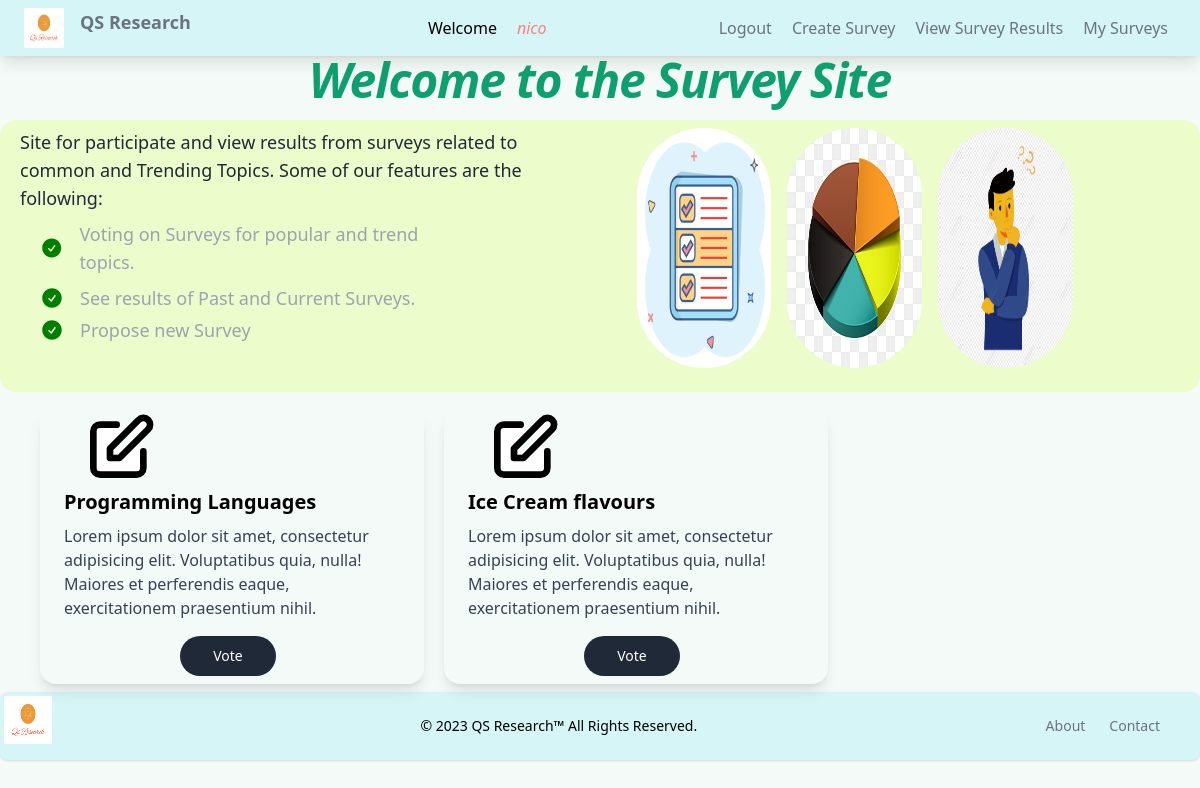
The app's page / (signed in), older data.
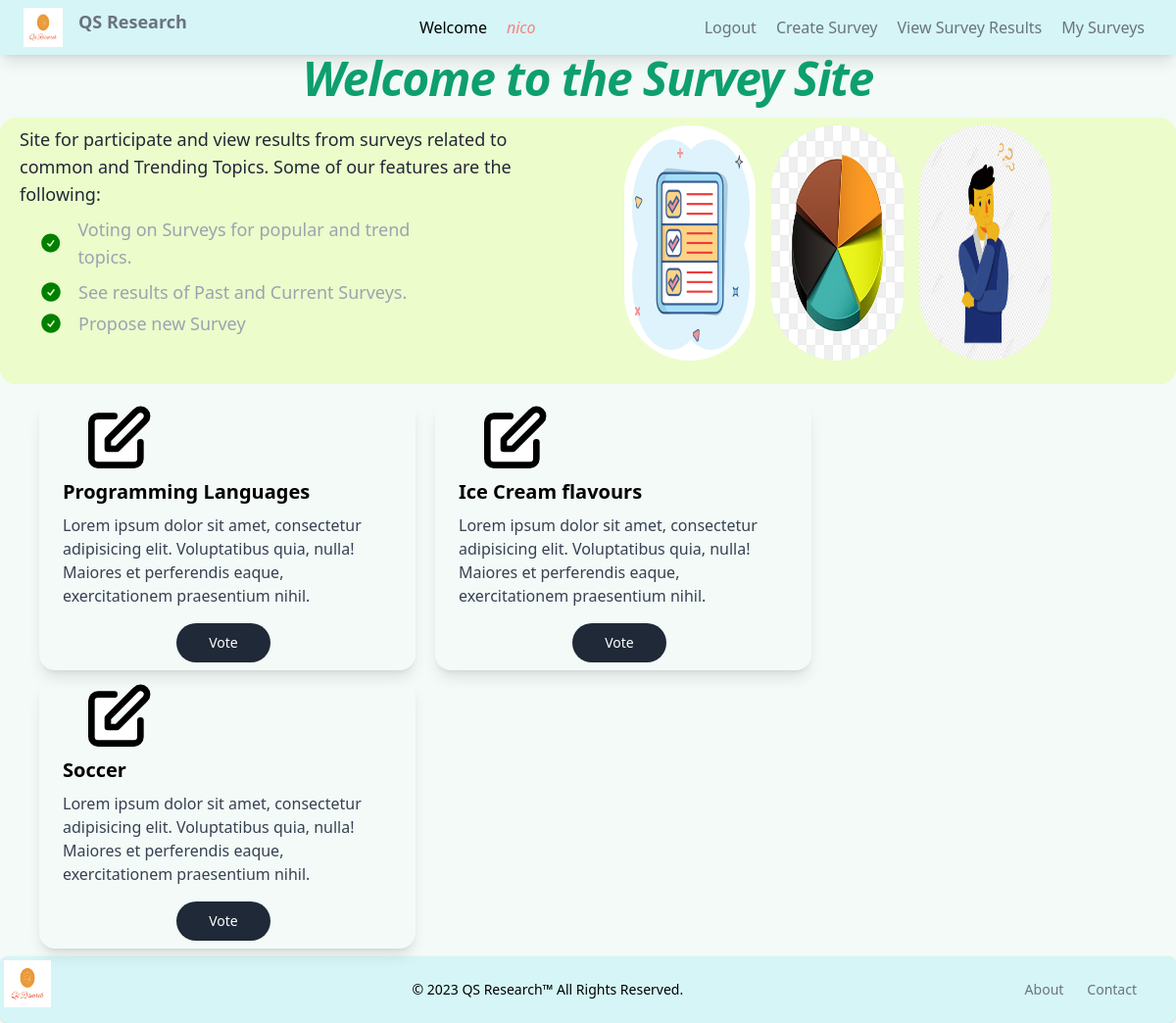
The same page, newer data.
### surveyapp/models.py (models this page shows, shortened)
class Survey(models.Model):
    STATUSES = [
        ('Pending', 'Pending'),
        ('Running', 'Running'),
        ('Finished', 'Finished')
    ]
    id = models.IntegerField(primary_key=True)
    date = models.DateField()
    topic = models.CharField(max_length=50, default='hola')
    question = models.CharField(max_length=200)
    creator = models.CharField(max_length=100)
    submissions = models.IntegerField(default=0)
    status = models.CharField(max_length=15, choices=STATUSES, default='Pending')

### surveyapp/views.py (the view)
# urls.py: path('', views.SurveyHome, name='home'),
@login_required
def SurveyHome(request):
    model = Survey
    surveys = Survey.objects.all().values()
    return render(request, 'surveys/home.html', {'surveys':surveys})

### surveyapp/templates/surveys/home.html (shortened to what this page needs)
{% extends 'surveys/base.html' %}
{% load static %}
{% load tailwind_tags %}
{% block content %}
<nav class="bg-teal-100 shadow-lg">
  <div class="max-w-6xl mx-auto">
    <div class="">
      <div class="max-w-screen-xl flex flex-wrap items-center justify-between">
         <div class="flex flex-wrap text-left">
            <img src="{% static 'media/qs-research-logo.png' %}" alt="Logo" class="h-10 w-10 mr-4" />
            <span class="font-semibold text-gray-500 text-lg"
              >QS Research</span
            >
        </div>
        <div class="hidden justify-start flex md:flex items-center space-x-1">
          {% if user.is_authenticated %}
          <div class="flex text-black-400 items-center lg:mr-20 sm:mr-0 lm:mr-0">
          Welcome
          <div class="text-red-400 items-center font-medium italic ml-5 lg:mr-20 sm:mr-0 lm:mr-0">
          {{ user.get_username }}
          </div>
          </div>
     <a href="{% url 'logout' %}?next={{ request.path }}"
     class="py-4 px-2 text-gray-500 hover:text-green-500 transition duration-300">Logout</a>
   {% else %}
     <a href="{% url 'login' %}?next={{ request.path }}"
     class="py-4 px-2 text-gray-500 hover:text-green-500 transition duration-300">Login</a>
   {% endif %}
          <a
            href="{% url 'newsurvey' %}"
            class="py-4 px-2 text-gray-500 hover:text-green-500 transition duration-300"
            >Create Survey</a
          >
          <a
            href="{% url 'submissions' %}"
            class="py-4 px-2 text-gray-500 hover:text-green-500 transition duration-300"
            >View Survey Results</a
          >
          <a
            href="{% url 'myvotes' username=user.username  %}"
            class="py-4 px-2 text-gray-500 hover:text-green-500 transition duration-300"
            >My Surveys</a
          >
        </div>
      </div>
</div>
</div>
</nav>
  <h1 class="mb-4 text-green-500 italic text-2xl font-semibold text-align leading-none tracking-tight text-gray-900 md:text-4xl lg:text-5xl dark:text-white text-center">Welcome to the Survey Site</h1>
  <div class="bg-lime-100 flex w-full py-2 rounded-2xl">
    <div class="flex mb-4">
    <div class="w-3/4 mb-4 ml-5 text-lg text-gray-800 dark:text-white">
Site for participate and view results from surveys related to common
and Trending Topics. Some of our features are the following:
<ul class="mb-2 mt-2 max-w-md space-y-1 text-gray-400 list-inside dark:text-gray-400">
    <li class="flex ml-5 mb-2 items-center">
         Voting on Surveys for popular and trend topics.
        </li>
    <li class="flex ml-5 mb-2 items-center">
            See results of Past and Current Surveys.
          </li>
    <li class="flex ml-5 mb-2 items-center">
                Propose new Survey
    </li>
</ul>
</div>
<div class="lg:flex md:flex w-1/2 sm:w-full justify-center">
  <img class="h-auto mr-4 sm:w-full lg:w-1/5 md:w-1/5 rounded-full" src="{% static 'media/SurveyImage1.jpg' %}" alt="home" />
  <img class="h-auto mr-4 sm:w-full lg:w-1/5 md:w-1/5 rounded-full" src="{% static 'media/SurveyImage2.jpg' %}" alt="home" />
  <img class="h-auto mr-4 sm:w-full lg:w-1/5 md:w-1/5 rounded-full" src="{% static 'media/SurveyImage3.png' %}" alt="home" />
</div>
  </div>
</div>
<div class="flex lm:flex-row md:flex-row sm:flex-wrap xs:flex-wrap ml-5 mt-4">
{% for survey in surveys %}
{% if survey.status == "Running" %}
<div class="ml-5 mb-2">
 <div class="max-w-sm rounded-2xl overflow-hidden shadow-lg">
    <div class="px-6 pb-2">
      <div class="font-bold text-xl mb-2">
        {{survey.topic}}</div>
      <p class="text-gray-700 text-base">
        Lorem ipsum dolor sit amet, consectetur adipisicing elit. Voluptatibus quia, nulla! Maiores et perferendis eaque, exercitationem praesentium nihil.
      </p>
    </div>
    <div class="flex flex-col items-center text-center">
    <a class="w-1/2"   href='{% url "surveyoptions" surveyID=survey.id %}'>
    <button class="mb-2 mt-2 text-center lg:w-1/2 w-3/4 sm:w-full text-white font-bold rounded-full bg-gray-800 hover:bg-gray-900 focus:outline-none focus:ring-4 focus:ring-gray-300 font-medium rounded-full text-sm px-5 py-2.5 mr-2 mb-2 dark:bg-gray-800 dark:hover:bg-gray-700 dark:focus:ring-gray-700 dark:border-gray-700">
      Vote
    </button></a>
  </div>
  </div>
</div>
{% endif %}
  {% endfor %}
 </div>
  <footer class="bg-teal-100 rounded-lg shadow dark:bg-gray-900">
  <div class="w-full max-w-screen-xl mx-auto">
      <div class="flex flex-wrap justify-between">
        <img src="{% static 'media/qs-research-logo.png' %}" alt="Logo" class="h-14 w-14 mr-4 p-1" />
        <span class="block items-center text-sm my-6 sm:text-center dark:text-gray-400">© 2023 QS Research™ All Rights Reserved.</span>
          <ul class="flex flex-wrap lg:mr-10 sm:mr-6 lm:mr-6 items-center mb-6 text-sm font-medium text-gray-500 sm:mb-0 dark:text-gray-400">
              <li>
                  <a href="#" class="mr-4 hover:underline md:mr-6 ">About</a>
              </li>
              <li>
                  <a href="#" class="hover:underline">Contact</a>
              </li>
          </ul>
  </div>
</div>
</footer>
 {% endblock content %}

### surveyapp/templates/surveys/base.html (shortened to what this page needs)
{% load compress %}
{% load static %}
{% load socialaccount %}
<!DOCTYPE html>
<html lang="en">
<head>
    {% compress css %}
    <link rel="stylesheet" href="{% static 'src/output.css' %}">
    <link rel="stylesheet" href="{% static 'src/modal.css' %}">
    {% endcompress %}
</head>
<body class="bg-green-50">
    <div class="">
        {% block content %}
        {% endblock content %}
    </div>
</body>
</html>

Row changes from the older to the newer data that the page shows:
added Survey: topic "Soccer"
